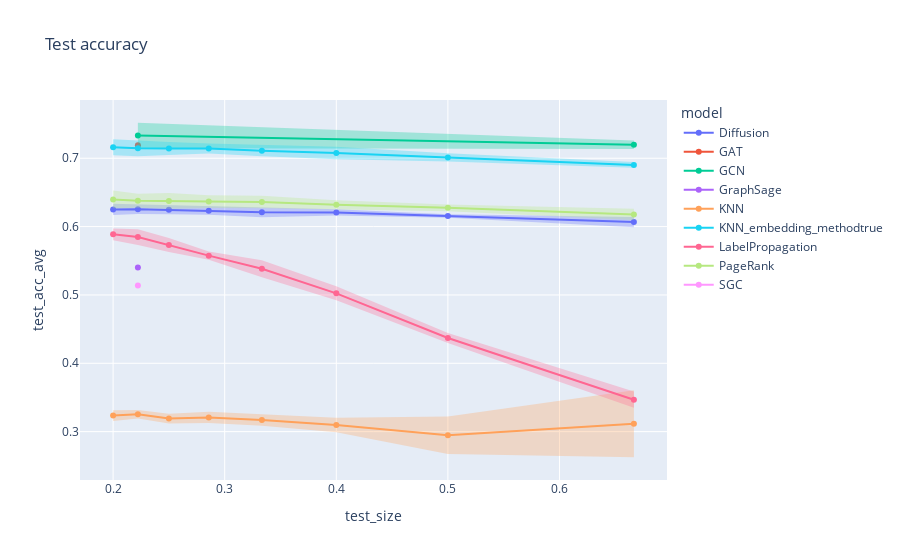

The notebook cell saved with this chart:
### Markdown cell above
`Wikivitals-fr`

### Code cell
# Compute average and standard deviation according to values of k
grouped = df.groupby(['dataset', 'model', 'k', 'train_size', 'test_size'])[['train_acc', 'test_acc']].agg({'train_acc': ['mean', 'std'], 'test_acc': ['mean', 'std']}).reset_index()
grouped.columns = ['dataset', 'model', 'k', 'train_size', 'test_size', 'train_acc_avg', 'train_acc_std', 'test_acc_avg', 'test_acc_std', ]
grouped

# Test split
for error_y_mode in {'band'}:
    fig = line(
        data_frame = grouped[grouped['dataset']=='wikivitals-fr'],
        x = 'test_size',
        y = 'test_acc_avg',
        error_y = 'test_acc_std',
        error_y_mode = error_y_mode,
        color = 'model',
        title = f'Test accuracy',
        markers = '.',
    )
    fig.show()

### Figure 1 — Plotly figure (JSON) as saved in the notebook; plotly's stock layout.template omitted (floating-point values rounded to 4 significant figures)
{"data": [{"fill": "toself", "fillcolor": "rgba(99,110,250,.3)", "hoverinfo": "skip", "legendgroup": "Diffusion", "line": {"color": "rgba(255,255,255,0)"}, "showlegend": false, "type": "scatter", "x": [0.6667, 0.5, 0.4, 0.3333, 0.2857, 0.25, 0.2222, 0.2, 0.2, 0.2222, 0.25, 0.2857, 0.3333, 0.4, 0.5, 0.6667], "xaxis": "x", "y": [0.6142, 0.6182, 0.6254, 0.6279, 0.629, 0.6309, 0.6321, 0.6333, 0.6171, 0.6185, 0.618, 0.6173, 0.6137, 0.6161, 0.6129, 0.599], "yaxis": "y"}, {"hovertemplate": "model=Diffusion<br>test_size=%{x}<br>test_acc_avg=%{y}<extra></extra>", "legendgroup": "Diffusion", "line": {"color": "#636efa", "dash": "solid"}, "marker": {"symbol": "circle"}, "mode": "markers+lines", "name": "Diffusion", "orientation": "v", "showlegend": true, "type": "scatter", "x": [0.6667, 0.5, 0.4, 0.3333, 0.2857, 0.25, 0.2222, 0.2], "xaxis": "x", "y": [0.6066, 0.6155, 0.6207, 0.6208, 0.6231, 0.6245, 0.6253, 0.6252], "yaxis": "y"}, {"fill": "toself", "fillcolor": "rgba(239,85,59,.3)", "hoverinfo": "skip", "legendgroup": "GAT", "line": {"color": "rgba(255,255,255,0)"}, "showlegend": false, "type": "scatter", "x": [0.2222, 0.2222], "xaxis": "x", "y": [0.7289, 0.7094], "yaxis": "y"}, {"hovertemplate": "model=GAT<br>test_size=%{x}<br>test_acc_avg=%{y}<extra></extra>", "legendgroup": "GAT", "line": {"color": "#EF553B", "dash": "solid"}, "marker": {"symbol": "circle"}, "mode": "markers+lines", "name": "GAT", "orientation": "v", "showlegend": true, "type": "scatter", "x": [0.2222], "xaxis": "x", "y": [0.7192], "yaxis": "y"}, {"fill": "toself", "fillcolor": "rgba(0,204,150,.3)", "hoverinfo": "skip", "legendgroup": "GCN", "line": {"color": "rgba(255,255,255,0)"}, "showlegend": false, "type": "scatter", "x": [0.6667, 0.2222, 0.2222, 0.6667], "xaxis": "x", "y": [0.726, 0.7519, 0.7147, 0.7136], "yaxis": "y"}, {"hovertemplate": "model=GCN<br>test_size=%{x}<br>test_acc_avg=%{y}<extra></extra>", "legendgroup": "GCN", "line": {"color": "#00cc96", "dash": "solid"}, "marker": {"symbol": "circle"}, "mode": "markers+lines", "name": "GCN", "orientation": "v", "showlegend": true, "type": "scatter", "x": [0.6667, 0.2222], "xaxis": "x", "y": [0.7198, 0.7333], "yaxis": "y"}, {"fill": "toself", "fillcolor": "rgba(171,99,250,.3)", "hoverinfo": "skip", "legendgroup": "GraphSage", "line": {"color": "rgba(255,255,255,0)"}, "showlegend": false, "type": "scatter", "x": [0.2222, 0.2222], "xaxis": "x", "y": [0.5849, 0.4953], "yaxis": "y"}, {"hovertemplate": "model=GraphSage<br>test_size=%{x}<br>test_acc_avg=%{y}<extra></extra>", "legendgroup": "GraphSage", "line": {"color": "#ab63fa", "dash": "solid"}, "marker": {"symbol": "circle"}, "mode": "markers+lines", "name": "GraphSage", "orientation": "v", "showlegend": true, "type": "scatter", "x": [0.2222], "xaxis": "x", "y": [0.5401], "yaxis": "y"}, {"fill": "toself", "fillcolor": "rgba(255,161,90,.3)", "hoverinfo": "skip", "legendgroup": "KNN", "line": {"color": "rgba(255,255,255,0)"}, "showlegend": false, "type": "scatter", "x": [0.6667, 0.5, 0.4, 0.3333, 0.2857, 0.25, 0.2222, 0.2, 0.2, 0.2222, 0.25, 0.2857, 0.3333, 0.4, 0.5, 0.6667], "xaxis": "x", "y": [0.3604, 0.3222, 0.3203, 0.3251, 0.3292, 0.3262, 0.3315, 0.3312, 0.3157, 0.3192, 0.312, 0.3125, 0.3086, 0.299, 0.2673, 0.2625], "yaxis": "y"}, {"hovertemplate": "model=KNN<br>test_size=%{x}<br>test_acc_avg=%{y}<extra></extra>", "legendgroup": "KNN", "line": {"color": "#FFA15A", "dash": "solid"}, "marker": {"symbol": "circle"}, "mode": "markers+lines", "name": "KNN", "orientation": "v", "showlegend": true, "type": "scatter", "x": [0.6667, 0.5, 0.4, 0.3333, 0.2857, 0.25, 0.2222, 0.2], "xaxis": "x", "y": [0.3115, 0.2948, 0.3097, 0.3168, 0.3208, 0.3191, 0.3254, 0.3234], "yaxis": "y"}, {"fill": "toself", "fillcolor": "rgba(25,211,243,.3)", "hoverinfo": "skip", "legendgroup": "KNN_embedding_methodtrue", "line": {"color": "rgba(255,255,255,0)"}, "showlegend": false, "type": "scatter", "x": [0.6667, 0.5, 0.4, 0.3333, 0.2857, 0.25, 0.2222, 0.2, 0.2, 0.2222, 0.25, 0.2857, 0.3333, 0.4, 0.5, 0.6667], "xaxis": "x", "y": [0.6944, 0.7074, 0.7167, 0.7193, 0.7217, 0.7236, 0.7261, 0.7276, 0.7045, 0.7029, 0.7048, 0.7068, 0.703, 0.6986, 0.6952, 0.686], "yaxis": "y"}, {"hovertemplate": "model=KNN_embedding_methodtrue<br>test_size=%{x}<br>test_acc_avg=%{y}<extra></extra>", "legendgroup": "KNN_embedding_methodtrue", "line": {"color": "#19d3f3", "dash": "solid"}, "marker": {"symbol": "circle"}, "mode": "markers+lines", "name": "KNN_embedding_methodtrue", "orientation": "v", "showlegend": true, "type": "scatter", "x": [0.6667, 0.5, 0.4, 0.3333, 0.2857, 0.25, 0.2222, 0.2], "xaxis": "x", "y": [0.6902, 0.7013, 0.7077, 0.7111, 0.7142, 0.7142, 0.7145, 0.7161], "yaxis": "y"}, {"fill": "toself", "fillcolor": "rgba(255,102,146,.3)", "hoverinfo": "skip", "legendgroup": "LabelPropagation", "line": {"color": "rgba(255,255,255,0)"}, "showlegend": false, "type": "scatter", "x": [0.6667, 0.5, 0.4, 0.3333, 0.2857, 0.25, 0.2222, 0.2, 0.2, 0.2222, 0.25, 0.2857, 0.3333, 0.4, 0.5, 0.6667], "xaxis": "x", "y": [0.3586, 0.4443, 0.5126, 0.5506, 0.5636, 0.5833, 0.5962, 0.5974, 0.5801, 0.5732, 0.563, 0.5514, 0.5259, 0.4922, 0.4297, 0.3348], "yaxis": "y"}, {"hovertemplate": "model=LabelPropagation<br>test_size=%{x}<br>test_acc_avg=%{y}<extra></extra>", "legendgroup": "LabelPropagation", "line": {"color": "#FF6692", "dash": "solid"}, "marker": {"symbol": "circle"}, "mode": "markers+lines", "name": "LabelPropagation", "orientation": "v", "showlegend": true, "type": "scatter", "x": [0.6667, 0.5, 0.4, 0.3333, 0.2857, 0.25, 0.2222, 0.2], "xaxis": "x", "y": [0.3467, 0.437, 0.5024, 0.5383, 0.5575, 0.5732, 0.5847, 0.5887], "yaxis": "y"}, {"fill": "toself", "fillcolor": "rgba(182,232,128,.3)", "hoverinfo": "skip", "legendgroup": "PageRank", "line": {"color": "rgba(255,255,255,0)"}, "showlegend": false, "type": "scatter", "x": [0.6667, 0.5, 0.4, 0.3333, 0.2857, 0.25, 0.2222, 0.2, 0.2, 0.2222, 0.25, 0.2857, 0.3333, 0.4, 0.5, 0.6667], "xaxis": "x", "y": [0.626, 0.6324, 0.6387, 0.645, 0.6458, 0.649, 0.648, 0.6529, 0.6268, 0.6276, 0.6261, 0.6273, 0.6268, 0.6254, 0.6225, 0.6095], "yaxis": "y"}, {"hovertemplate": "model=PageRank<br>test_size=%{x}<br>test_acc_avg=%{y}<extra></extra>", "legendgroup": "PageRank", "line": {"color": "#B6E880", "dash": "solid"}, "marker": {"symbol": "circle"}, "mode": "markers+lines", "name": "PageRank", "orientation": "v", "showlegend": true, "type": "scatter", "x": [0.6667, 0.5, 0.4, 0.3333, 0.2857, 0.25, 0.2222, 0.2], "xaxis": "x", "y": [0.6178, 0.6275, 0.632, 0.6359, 0.6366, 0.6376, 0.6378, 0.6398], "yaxis": "y"}, {"fill": "toself", "fillcolor": "rgba(255,151,255,.3)", "hoverinfo": "skip", "legendgroup": "SGC", "line": {"color": "rgba(255,255,255,0)"}, "showlegend": false, "type": "scatter", "x": [0.2222, 0.2222], "xaxis": "x", "y": [0.5536, 0.4742], "yaxis": "y"}, {"hovertemplate": "model=SGC<br>test_size=%{x}<br>test_acc_avg=%{y}<extra></extra>", "legendgroup": "SGC", "line": {"color": "#FF97FF", "dash": "solid"}, "marker": {"symbol": "circle"}, "mode": "markers+lines", "name": "SGC", "orientation": "v", "showlegend": true, "type": "scatter", "x": [0.2222], "xaxis": "x", "y": [0.5139], "yaxis": "y"}], "layout": {"legend": {"title": {"text": "model"}, "tracegroupgap": 0}, "title": {"text": "Test accuracy"}, "xaxis": {"anchor": "y", "domain": [0, 1], "title": {"text": "test_size"}}, "yaxis": {"anchor": "x", "domain": [0, 1], "title": {"text": "test_acc_avg"}}}}
